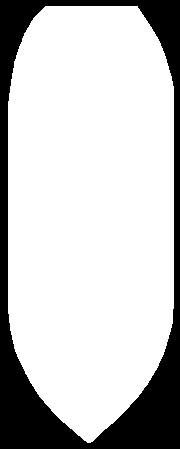
#> input picture notebooks/apt_ref_v3.tif, 180 x 449 px
$ jupyter execute --allow-errors cell_blob_bake_off.ipynb   (shell and % lines are left out)   (older library calls are emulated)
#> lines starting #> are read from the running program, lines starting #| are printed output that depends on the picture; after the words box and inside, x2 and y2 are one past the last pixel; in counts of white or black regions, pixels touching at a corner belong together
[cell 1]
import os
import glob
import matplotlib.pyplot as plt
import numpy as np
import pandas as pd
import cv2
from skimage.filters.rank import entropy as sk_entropy
from skimage.morphology import disk

### Setup variables

[cell 2]
 # VARIABLES TO CHANGE FOR YOUR LOCAL ENVIRONMENT
base_dir = "/home/swhite/vbox_share/cell_proliferation_elliott/ground_truth"
apt_gt_img_dir = os.path.join(base_dir, "extracted_regions")
apt_gt_mask_dir = os.path.join(base_dir, "extracted_regions/gt_masks")

[cell 3]
min_kern_size = (3, 3)

# read in the apartment reference mask
# NOTE: we are eroding the ref mask by a number of iterations here to make the external mask more aggressive
ref_erode_iter = 5
apt_ref_path = 'apt_ref_v3.tif'
apt_ref_mask = cv2.imread(apt_ref_path, cv2.IMREAD_GRAYSCALE)
#> apt_ref_mask: shape (449, 180); 77.9% white; 1 black region, box (x1, y1, x2, y2) and area: (0, 0, 180, 449) 17850
apt_ref_mask = cv2.erode(apt_ref_mask, np.ones(min_kern_size), iterations=ref_erode_iter).astype(np.bool)
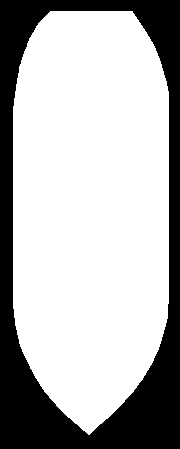
#> apt_ref_mask: shape (449, 180) bool; 70.6% white; 1 black region, box (x1, y1, x2, y2) and area: (0, 0, 180, 449) 23771

apt_shape = apt_ref_mask.shape
#> apt_shape = (449, 180)

[cell 4]
# Make the backgound mask from the apt image shape
# The background mask is an 11 pixel radius disk,
# placed here to avoid any cells in the ground truth
# data set.
#
# WARNING: DO NOT USE THIS BACKGROUND SAMPLE LOCATION IN PRODUCTION
#     In the real library, it should be outside the apartment
#     because there is no guarantee any region within the
#     apartment is free from cells or debris.
bkg_mask = np.zeros(apt_shape)
bkg_mask = cv2.circle(bkg_mask, (130, 290), 11, 1, -1)
bkg_mask = bkg_mask.astype(np.bool)

### Load ground truth data

[cell 5]
gt_imgs = sorted(glob.glob(os.path.join(apt_gt_img_dir, '*.tif')))
gt_masks = sorted(glob.glob(os.path.join(apt_gt_mask_dir, '*gt_mask.tif')))

[cell 6]
print(len(gt_imgs), len(gt_masks))

[cell 7]
# Organize ground truth data as a dictionary where the main key
# is the apartment ID, value is a dictionary with the 'img' and 'mask'
# keys having the corresponding file paths as values
gt_data = {}

for i, img_path in enumerate(gt_imgs):
    apt_id = os.path.basename(img_path)[-11:-4]

    gt_data[apt_id] = {
        'img': img_path,
        'mask': gt_masks[i]
    }

### Setup utility functions

[cell 8]
def imshow(*imgs, title=None):
#> called with title = 'reference masks'
    fig_h = 8

    img_count = len(imgs)
    fig_w = 4 * img_count

    cmap = 'gray'

    fig = plt.figure(figsize=(fig_w, fig_h))
    if title is not None:
        fig.suptitle(title, fontsize=16, y=0.92)

    for i, img in enumerate(imgs):
        if img.dtype == np.bool:
            vmin = 0
            vmax = 1
            img = img.copy().astype(np.int)
        else:
            vmin = 0
            vmax = 255

        ax = plt.subplot(1, img_count, i + 1)
        plt.imshow(img, cmap=cmap, vmin=vmin, vmax=vmax)

        plt.axis('off')

# [56 lines left out: functions normalize_to_8bit, create_mask_from_background, filter_contours_by_size, not called in this run]

[cell 9]
imshow(bkg_mask, apt_ref_mask, title='reference masks')
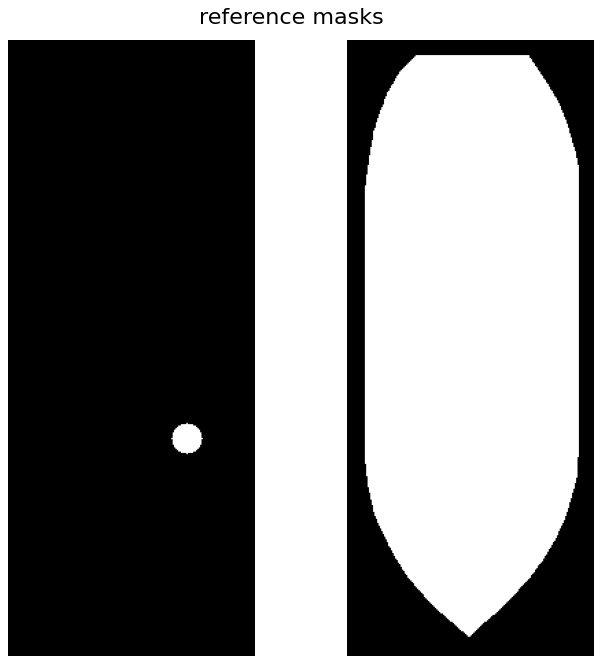
#> figure drawn by matplotlib, 2 panels
